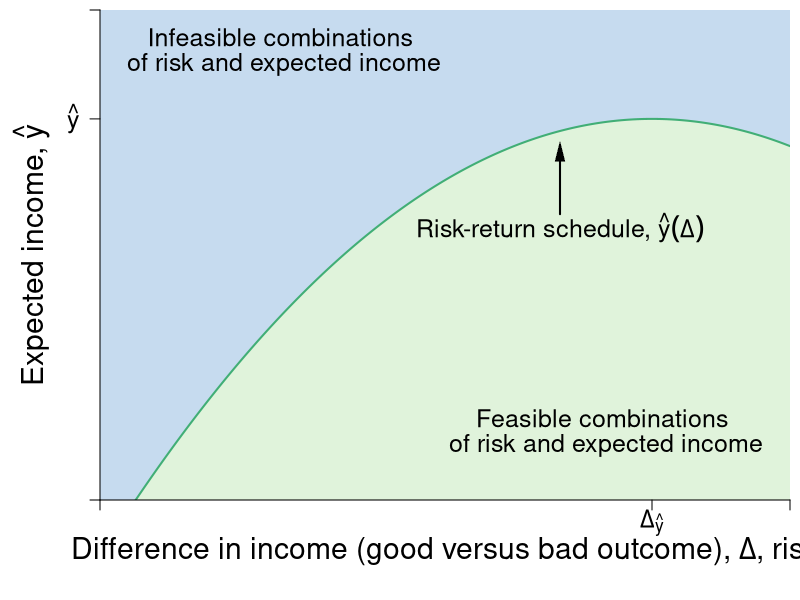

Write the R code that produced this figure.
require(ggplot2)
require(shape)
pdf(file = "risk/risk_return_shaded.pdf", width = 9, height = 7)

# Set parameters for graphics
axislabelsize <- 1.8
labelsize <- 1.5
namesize <- 1.8
annotatesize <- 1.5
graphlinewidth <- 2
segmentlinewidth <- 1.5

COL <- c("#7fc97f", "#beaed4", "#fdc086", "#ffff99", "#386cb0", "#f0027f", "#bf5b17", "#666666")
COLA <- c("#e0f3db", "#99d8c9","#66c2a4","#41ae76", "#238b45", "#005824")
COLB <- c("#c6dbef", "#4eb3d3", "#2b8cbe", "#0868ac","#084081")
COLC <- c("#fcfbfd", "#efedf5", "#dadaeb", "#bcbddc", "#9e9ac8", "#807dba", "#6a51a3", "#54278f", "#3f007d")
grays <- gray.colors(25, start = 1, end = 0)

par(mar =  c(5, 5, 0.5, 0.5))
xlims <- c(0, 15)
ylims <- c(0, 18)

riskreturn <- function(g, int1 = 14, int2 = 4, coeff = 1/3){
  int1 - (int2 - (coeff)*g)^2
}

indiffA <- function(g, intercept = 5.6, slope = 0.125){
  intercept  + slope*g^2
}


#Plot command 
plot(0, 0, xlim = xlims, ylim = ylims, 
     type = "n",
     xlab = expression(paste("")),
     ylab = expression(paste("")), 
     axes = FALSE,
     # xlab = expression(paste("Bob's Payoff, ", u^B)),
     # ylab = expression(paste("Alfredo's Payoff, ", u^A)),
     #xaxt = "n", 
     #yaxt = "n", 
     cex.lab = axislabelsize, 
     bty = "n", 
     xaxs = "i", 
     yaxs = "i"
)


ticksy <- c(0,  riskreturn(g = 12) ,ylims[2])
ylabels <- c(NA, expression(paste(hat(y) )), NA)
ticksx <- c(0,  12, xlims[2])
xlabels <- c(NA, expression(paste(Delta[hat(y)])), NA)

mtext(expression(paste("Difference in income (good versus bad outcome), ", Delta, ", risk")), side = 1, line = 2.5, cex = axislabelsize)
text(xlims[1] - 1.5, ylims[2] - 0.5*(ylims[2] - ylims[1]), expression(paste("Expected income, ", hat(y))), xpd = TRUE, cex = axislabelsize, srt = 90) 


#Draw the polygon for shading the utility areas
xpoly1 <- seq(from = xlims[1], to = xlims[2], length.out = 500)
ypoly1 <- riskreturn(xpoly1)
polygon(x = c(xlims[2], xlims[2], rev(xpoly1), 0),
        y = c(ylims[2], 0, rev(ypoly1), ylims[2]),
        col=COLB[1], density=NULL, border = NA)

xpoly2 <- seq(from = 3*(4 - sqrt(14)), to = xlims[2], length.out = 500)
ypoly2 <- riskreturn(xpoly2)
polygon(x = c(xpoly2[1], xlims[2], rev(xpoly2)),
        y = c(ylims[1], ylims[1], rev(ypoly2)),
        col=COLA[1], density=NULL, border = NA)


text(10, 10, expression(paste("Risk-return schedule, ", omega = hat(y)(Delta) )), cex = labelsize)
Arrows(10, 10.5, 10, 12.8, col = "black", lty = 1, lwd = 2, arr.type = "triangle", arr.lwd = 0.5)

text(11, 3, expression(paste("Feasible combinations ")), cex = labelsize)
text(11, 2, expression(paste("of risk and expected income")), cex = labelsize)

text(4, 17, expression(paste("Infeasible combinations ")), cex = labelsize)
text(4, 16, expression(paste("of risk and expected income")), cex = labelsize)

npts <- 500 
xx1 <- seq(xlims[1], xlims[2], length.out = npts)
lines(xx1, riskreturn(xx1), col = COLA[4], lwd = graphlinewidth, lty = 1)
#lines(xx1, indiffA(xx1, intercept = 5.6), col = COLB[4], lwd = graphlinewidth, lty = 1)


#Add points a, b, c and c
#points(5.6, 9.5, pch = 16, col = "black", cex = 1.5)

axis(1, at = ticksx, pos = 0, labels = xlabels, cex.axis = labelsize)
axis(2, at = ticksy, pos = 0, labels = ylabels, las = 1, cex.axis = labelsize)

dev.off()
